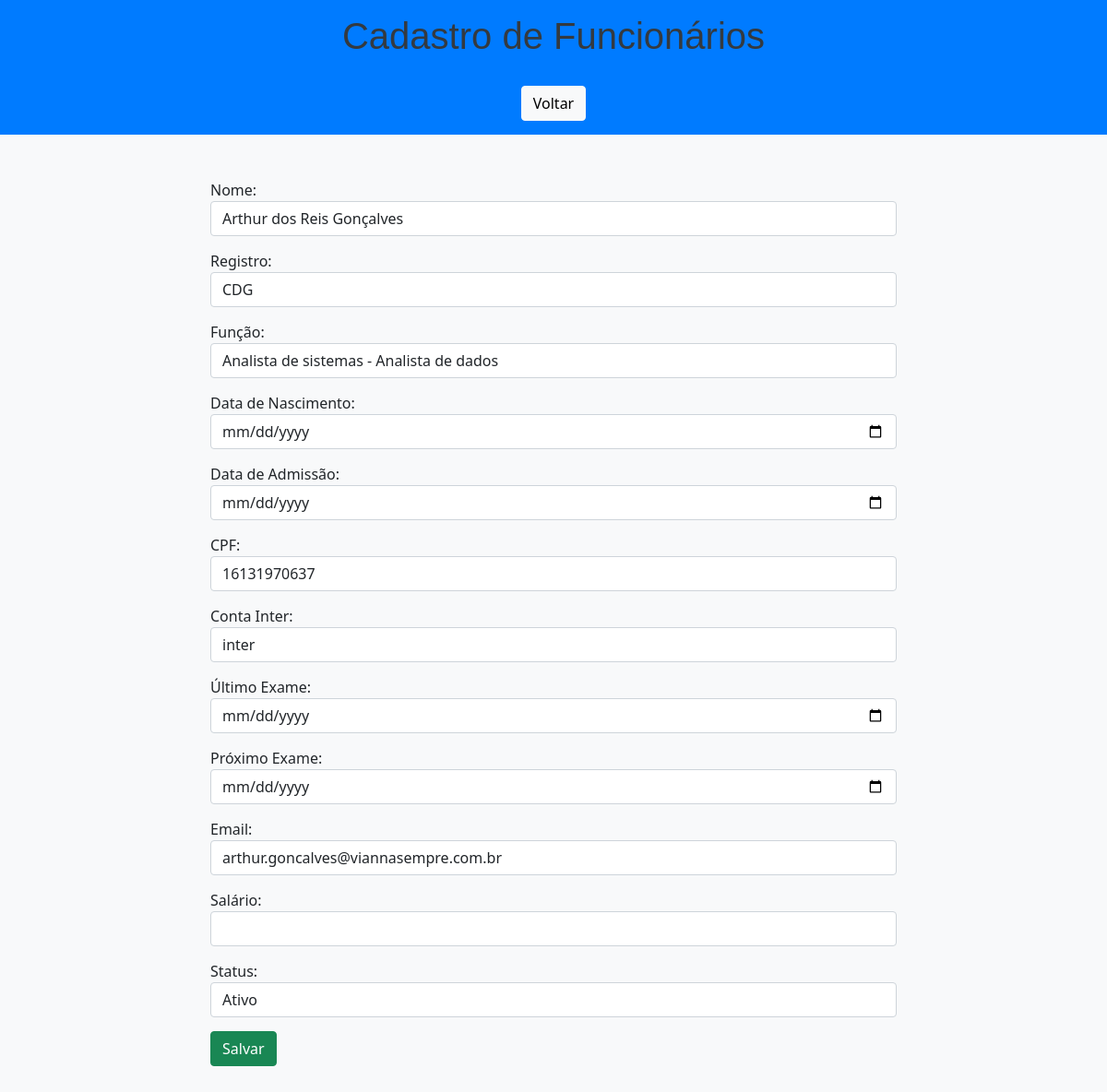
Page /edit/1/ on the committed database.
### app/models.py (models this page shows, shortened)
class Funcionarios(models.Model):
    cpf_validator = RegexValidator(
        r'^\d{11}$',
        'O CPF deve ter 11 dígitos numéricos.'
    )
    nome = models.CharField(max_length=150, verbose_name='Nome')
    registro = models.CharField(max_length=50, verbose_name='Registro')
    funcao = models.CharField(max_length=100, verbose_name='Função')
    data_nascimento = models.DateField(verbose_name='Data de Nascimento')
    data_admissao = models.DateField(verbose_name='Data de Admissão')
    cpf = models.CharField(max_length=11, validators=[cpf_validator], unique=True, verbose_name='CPF')
    conta_inter = models.CharField(max_length=20, verbose_name='Conta Inter')
    ultimo_exame = models.DateField(null=True, blank=True, verbose_name='Último Exame')
    proximo_exame = models.DateField(null=True, blank=True, verbose_name='Próximo Exame')
    email = models.EmailField(max_length=100, validators=[EmailValidator()], unique=True, verbose_name='Email')
    salario = models.DecimalField(max_digits=10, decimal_places=2, verbose_name='Salário')
    status = models.CharField(max_length=50, verbose_name='status')

### app/views.py (the view)
# urls.py: path('edit/<int:pk>/', edit, name='edit'),
def edit(request, pk):
    funcionario = get_object_or_404(Funcionarios, pk=pk)
    form = FuncionariosForm(instance=funcionario)
    return render(request, 'Funcionarios/form.html', {'form': form, 'db': funcionario})

### app/forms.py
class FuncionariosForm(ModelForm):
    class Meta:
        model = Funcionarios
        fields = [
            'nome',
            'registro',
            'funcao',
            'data_nascimento',
            'data_admissao',
            'cpf',
            'conta_inter',
            'ultimo_exame',
            'proximo_exame',
            'email',
            'salario',
            'status'
        ]
        widgets = {
            'data_nascimento': forms.DateInput(attrs={'type': 'date'}),
            'data_admissao': forms.DateInput(attrs={'type': 'date'}),
            'ultimo_exame': forms.DateInput(attrs={'type': 'date'}),
            'proximo_exame': forms.DateInput(attrs={'type': 'date'}),
            'email': forms.EmailInput(attrs={'placeholder': 'email@exemplo.com'}),
        }

### app/templates/Funcionarios/form.html (shortened to what this page needs)
<!DOCTYPE html>
<html lang="pt-br">
<head>
    <link href="https://cdn.jsdelivr.net/npm/bootstrap@5.0.2/dist/css/bootstrap.min.css" rel="stylesheet">
</head>
<body>
    <header class="header text-center">
        <h1>Cadastro de Funcionários</h1>
        <a href="/indexFuncionarios" class="btn btn-light">Voltar</a>
    </header>
    <div class="container mt-5">
        <div class="col-8 m-auto">
            <form name="form" id="form" action="{% if db %}{% url 'update' db.id %}{% else %}{% url 'create' %}{% endif %}" method="post">
                <div class="form-group">
                    <label for="nome">Nome:</label>
                    <input type="text" id="nome" name="nome" class="form-control" value="{{ form.nome.value|default_if_none:'' }}">
                </div>
                <div class="form-group">
                    <label for="registro">Registro:</label>
                    <input type="text" id="registro" name="registro" class="form-control" value="{{ form.registro.value|default_if_none:'' }}">
                </div>
                <div class="form-group">
                    <label for="funcao">Função:</label>
                    <input type="text" id="funcao" name="funcao" class="form-control" value="{{ form.funcao.value|default_if_none:'' }}">
                </div>
                <div class="form-group">
                    <label for="data_nascimento">Data de Nascimento:</label>
                    <input type="date" id="data_nascimento" name="data_nascimento" class="form-control" value="{{ form.data_nascimento.value|default_if_none:'' }}">
                </div>
                <div class="form-group">
                    <label for="data_admissao">Data de Admissão:</label>
                    <input type="date" id="data_admissao" name="data_admissao" class="form-control" value="{{ form.data_admissao.value|default_if_none:'' }}">
                </div>
                <div class="form-group">
                    <label for="cpf">CPF:</label>
                    <input type="text" id="cpf" name="cpf" class="form-control" value="{{ form.cpf.value|default_if_none:'' }}">
                </div>
                <div class="form-group">
                    <label for="conta_inter">Conta Inter:</label>
                    <input type="text" id="conta_inter" name="conta_inter" class="form-control" value="{{ form.conta_inter.value|default_if_none:'' }}">
                </div>
                <div class="form-group">
                    <label for="ultimo_exame">Último Exame:</label>
                    <input type="date" id="ultimo_exame" name="ultimo_exame" class="form-control" value="{{ form.ultimo_exame.value|default_if_none:'' }}">
                </div>
                <div class="form-group">
                    <label for="proximo_exame">Próximo Exame:</label>
                    <input type="date" id="proximo_exame" name="proximo_exame" class="form-control" value="{{ form.proximo_exame.value|default_if_none:'' }}">
                </div>
                <div class="form-group">
                    <label for="email">Email:</label>
                    <input type="email" id="email" name="email" class="form-control" value="{{ form.email.value|default_if_none:'' }}">
                </div>
                <div class="form-group">
                    <label for="salario">Salário:</label>
                    <input type="number" id="salario" name="salario" class="form-control" value="{{ form.salario.value|default_if_none:'' }}">
                </div>
                <div class="form-group">
                    <label for="status">Status:</label>
                    <select id="status" name="status" class="form-control">
                        <option value="Ativo" {% if form.status.value == "Ativo" %}selected{% endif %}>Ativo</option>
                    </select>
                </div>
                <input type="submit" class="btn btn-success" value="Salvar">
            </form>
        </div>
    </div>
</body>
</html>

### app/templates/Funcionarios/form.html (style rules this page uses)
body { background-color: #f8f9fa; padding-bottom: 60px; }
.header { background-color: #007bff; color: white; padding: 15px 0; }
h1 { color: #343a40; font-family: 'Arial', sans-serif; margin-bottom: 30px; }
.form-group { margin-bottom: 15px; }
.btn { transition: background-color 0.3s ease; }

### rows in the picture
Funcionarios: nome "Arthur dos Reis Gonçalves", registro "CDG", funcao "Analista de sistemas - Analista de dados", cpf "16131970637", conta_inter "inter", email "arthur.goncalves@viannasempre.com.br", status "Ativo"
